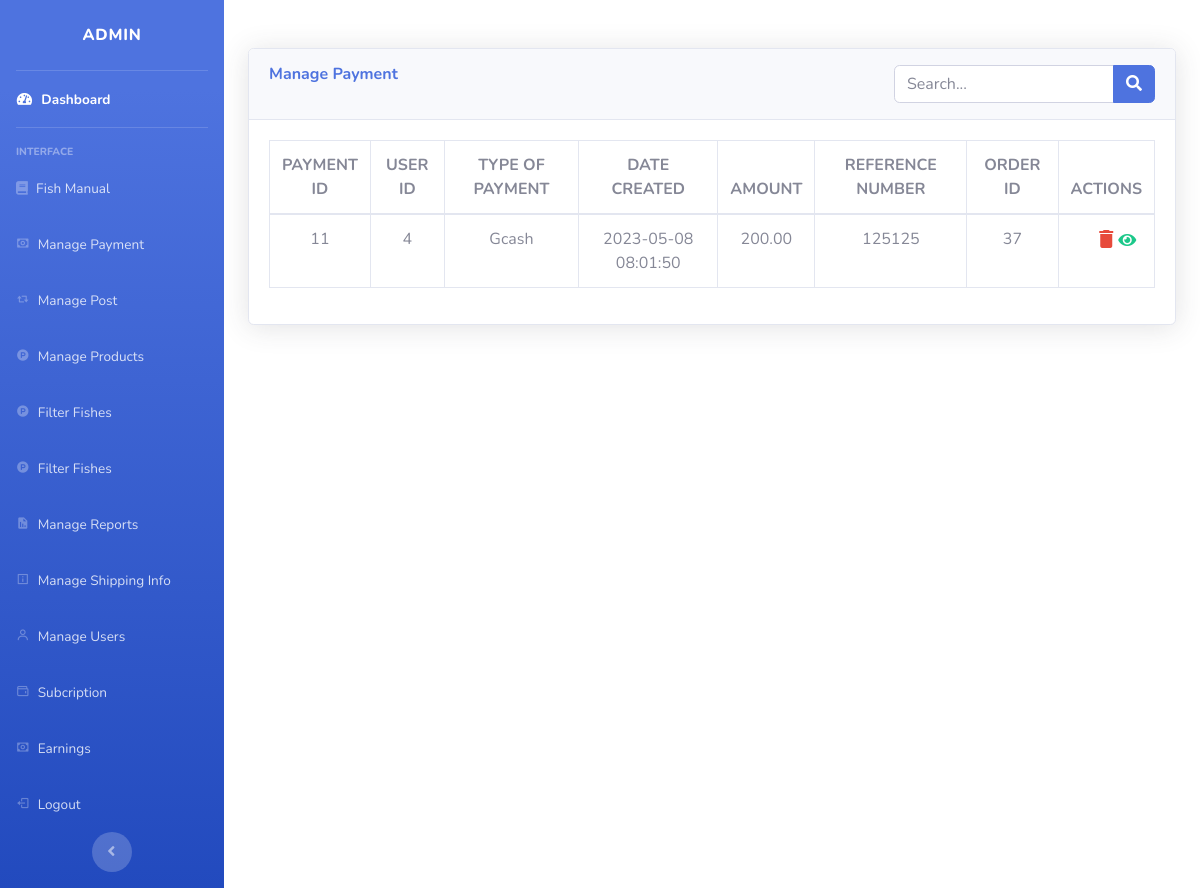
The app's page /admin/Pages/managePayment.php (signed in) with its own data.
### tables this page shows
CREATE TABLE `payment` (
  `payment_id` int(11) NOT NULL,
  `user_id` int(11) NOT NULL,
  `typeofpayment` varchar(100) NOT NULL,
  `receipt_img` varchar(100) NOT NULL,
  `date_created` datetime NOT NULL,
  `amount` double(11,2) NOT NULL,
  `reference_no` varchar(100) NOT NULL,
  `order_id` int(11) NOT NULL
);

### admin/Model/db.php (called while the page is built, shortened)
<?php
function getallpayment()
{
	global $conn;
	$query = mysqli_query($conn, "SELECT * FROM payment");
	return $query;
}

### admin/Pages/managePayment.php (the view, shortened to what this page needs)
<?php
include("../Model/db.php");
if (isset($_GET['search'])) {
    $rec = searchPayment($_GET['search']);
} else {
    $rec = getallpayment();
}
?>
<!DOCTYPE html>
<html lang="en">
<head>
    <link href="../vendor/fontawesome-free/css/all.min.css" rel="stylesheet" type="text/css">
    <link href="../css/sb-admin-2.min.css" rel="stylesheet">
    <link href='https://unpkg.com/boxicons@2.1.4/css/boxicons.min.css' rel='stylesheet'>
</head>
<body id="page-top">
    <div id="wrapper">
        <ul class="navbar-nav bg-gradient-primary sidebar sidebar-dark accordion" id="accordionSidebar">
            <a class="sidebar-brand d-flex align-items-center justify-content-center" href="index.html">
                <div class="sidebar-brand-text mx-3">Admin</div>
            </a>
            <hr class="sidebar-divider my-0">
            <li class="nav-item active">
                <a class="nav-link" href="../Pages/dashboard.php">
                    <i class="fas fa-fw fa-tachometer-alt"></i>
                    <span>Dashboard</span></a>
            </li>
            <hr class="sidebar-divider">
            <div class="sidebar-heading">
                Interface
            </div>
            <li class="nav-item">
                <a class="nav-link" href="../Pages/fishmanual.php">
                    <i class="fa fa-book" aria-hidden="true"></i>
                    <span>Fish Manual</span></a>
            </li>
            <li class="nav-item">
                <a class="nav-link" href="../Pages/managePayment.php">
                    <i class='bx bx-money icon'></i>
                    <span>Manage Payment</span></a>
            </li>
            <li class="nav-item">
                <a class="nav-link" href="../Pages/managePost.php">
                    <i class='bx bx-repost icon'></i>
                    <span>Manage Post</span></a>
            </li>
            <li class="nav-item">
                <a class="nav-link" href="../Pages/manageProduct.php">
                    <i class='bx bxl-product-hunt icon'></i>
                    <span>Manage Products</span></a>
            </li>
            <li class="nav-item">
                <a class="nav-link" href="../Pages/filterProduct.php">
                    <i class='bx bxl-product-hunt icon'></i>
                    <span>Filter Fishes</span></a>
            </li>
            <li class="nav-item">
                <a class="nav-link" href="../Pages/filterProduct.php">
                    <i class='bx bxl-product-hunt icon'></i>
                    <span>Filter Fishes</span></a>
            </li>
            <li class="nav-item">
                <a class="nav-link" href="../Pages/manageReport.php">
                    <i class='bx bxs-report icon'></i>
                    <span>Manage Reports</span></a>
            </li>
            <li class="nav-item">
                <a class="nav-link" href="../Pages/manageSI.php">
                    <i class='bx bx-info-square icon'></i>
                    <span>Manage Shipping Info</span></a>
            </li>
            <li class="nav-item">
                <a class="nav-link" href="../Pages/manageUsers.php">
                    <i class='bx bx-user icon'></i>
                    <span>Manage Users</span></a>
            </li>
            <li class="nav-item">
                <a class="nav-link" href="../Pages/subscription.php">
                    <i class='bx bx-wallet icon'></i>
                    <span>Subcription</span></a>
            </li>
            <li class="nav-item">
                <a class="nav-link" href="../Pages/earnings.php">
                    <i class='bx bx-money icon'></i>
                    <span>Earnings</span></a>
            </li>
            <li class="nav-item">
                <a class="nav-link" href="../Pages/logout.php">
                    <i class='bx bx-log-out icon'></i>
                    <span>Logout</span></a>
            </li>
            <div class="text-center d-none d-md-inline">
                <button class="rounded-circle border-0" id="sidebarToggle"></button>
            </div>
        </ul>
        <div class="container-fluid mt-5">
            <div class="card shadow mb-4">
                <div class="card-header py-3">
                    <div class="d-flex">
                        <div class="mr-auto">
                            <h6 class="m-0 font-weight-bold text-primary">Manage Payment</h6>
                        </div>
                        <div class="ml-auto">
                            <form action="../Pages/managePayment.php">
                                <div class="input-group">
                                    <input type="text" class="form-control" name="search" placeholder="Search...">
                                    <div class="input-group-append">
                                        <button class="btn btn-primary" name="submit" type="submit"><i class="fa fa-search"></i></button>
                                    </div>
                                </div>
                            </form>
                        </div>
                    </div>
                </div>
                <div class="card-body">
                    <div class="table-responsive">
                        <table class="table table-bordered" id="dataTable" width="100%" cellspacing="0" style="text-align:center;">
                            <thead>
                                <tr>
                                    <th>PAYMENT ID</th>
                                    <th>USER ID</th>
                                    <th>TYPE OF PAYMENT</th>
                                    <th>DATE CREATED</th>
                                    <th>AMOUNT</th>
                                    <th>REFERENCE NUMBER</th>
                                    <th>ORDER ID</th>
                                    <th>ACTIONS</th>
                                </tr>
                            </thead>
                            <?php
                            if (mysqli_num_rows($rec) > 0) {
                                while ($row = mysqli_fetch_assoc($rec)) {
                            ?>
                                    <tbody>
                                        <tr>
                                            <td class="col-sm-1"><?php echo $row['payment_id']; ?></td>
                                            <td class="col-sm-1"><?php echo $row['user_id']; ?></td>
                                            <td><?php echo $row['typeofpayment']; ?></td>
                                            <td><?php echo $row['date_created']; ?></td>
                                            <td><?php echo $row['amount']; ?></td>
                                            <td><?php echo $row['reference_no']; ?></td>
                                            <td><?php echo $row['order_id']; ?></td>
                                            <td>
                                                <a href="#deleteEmployeeModal<?php echo $row['payment_id']; ?>" class="delete" data-toggle="modal"><i class="material-icons text-danger" data-toggle="tooltip" title="Delete">&#xE872;</i></a>
                                                <a href="#viewMore<?php echo $row['payment_id']; ?>" data-toggle="modal" title="View"><i class="fa fa-eye text-success" style="position:absolute;margin-top:5px;"></i></a>
                                            </td>
                                        </tr>
                                    </tbody>
                            <?php }
                            } else {
                                echo "<td colspan = 9>NO RECORD FOUND</td>";
                            }
                            ?>
                        </table>
                    </div>
                </div>
            </div>
        </div>
    </div>
</body>
</html>

### records on screen
payment: payment_id "11", user "4", typeofpayment "Gcash", date_created "2023-05-08 08:01:50", amount "200.00", reference_no "125125", order "37"
